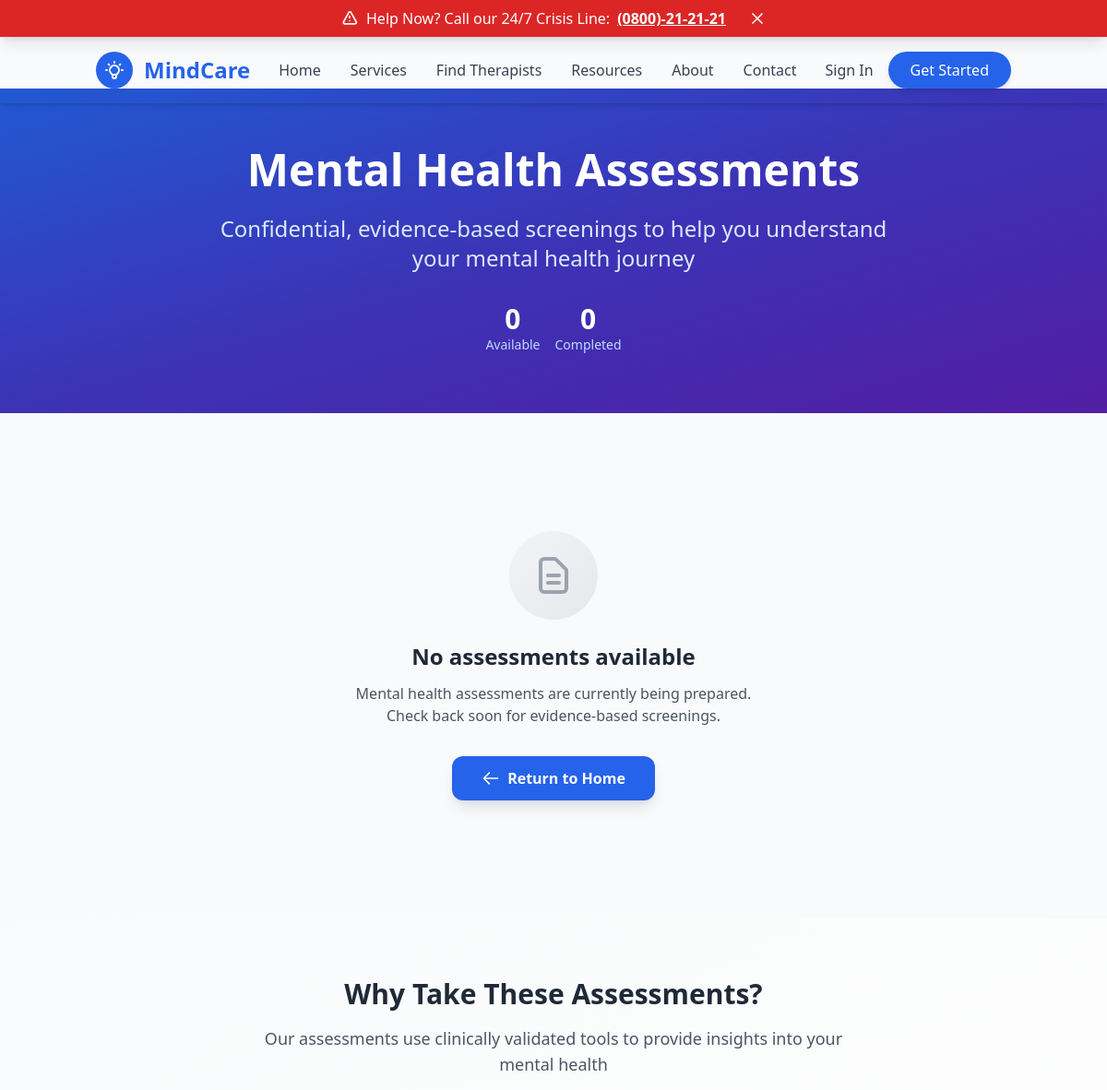
The page /assessments/ (upper part) on the database as committed earlier.
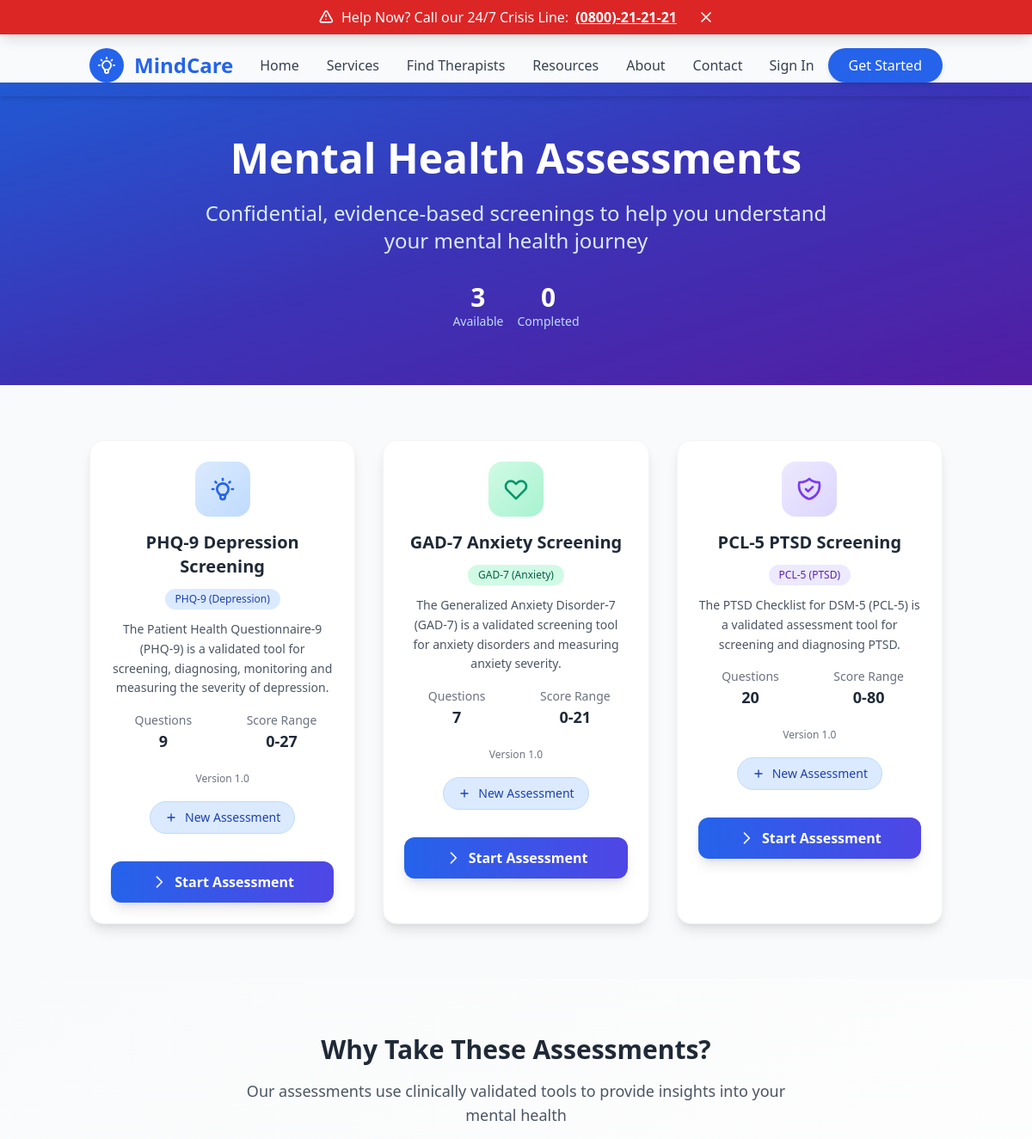
The same page on the database as committed later.
### assessments/models.py (models this page shows, shortened)
class Assessment(models.Model):
    ASSESSMENT_TYPES = [
        ('phq9', 'PHQ-9 (Depression)'),
        ('gad7', 'GAD-7 (Anxiety)'),
        ('pcl5', 'PCL-5 (PTSD)'),
        ('custom', 'Custom Assessment'),
    ]
    title = models.CharField(max_length=200)
    description = models.TextField()
    assessment_type = models.CharField(max_length=20, choices=ASSESSMENT_TYPES)
    is_active = models.BooleanField(default=True)
    created_at = models.DateTimeField(auto_now_add=True)
    updated_at = models.DateTimeField(auto_now=True)
    version = models.CharField(max_length=10, default='1.0')
    min_score = models.IntegerField(default=0)
    max_score = models.IntegerField(default=27)  # Default for PHQ-9

### assessments/views.py (the view)
# urls.py: path('', views.assessment_list, name='assessment_list'),
def assessment_list(request):
    assessments = Assessment.objects.filter(is_active=True)
    completed_ids = []
    if request.user.is_authenticated:
        completed_ids = list(
            AssessmentResponse.objects.filter(user=request.user)
            .values_list('assessment_id', flat=True)
        )
    return render(request, 'assessments/assessment_list.html', {
        'assessments': assessments,
        'completed_forms': completed_ids
    })

### templates/assessments/assessment_list.html (shortened to what this page needs)
{% extends 'base.html' %}
{% block content %}
<section class="bg-gradient-to-br from-blue-600 via-indigo-700 to-purple-800 py-16 relative overflow-hidden">
    <div class="absolute inset-0 bg-black opacity-10"></div>
    <div class="container mx-auto px-4 relative z-10">
        <div class="text-center text-white">
            <h1 class="text-4xl md:text-5xl font-bold mb-6 leading-tight">
                Mental Health Assessments
            </h1>
            <p class="text-xl md:text-2xl text-blue-100 max-w-3xl mx-auto mb-8">
                Confidential, evidence-based screenings to help you understand your mental health journey
            </p>
            <div class="flex justify-center space-x-4">
                <div class="text-center">
                    <div class="text-3xl font-bold">{{ assessments.count }}</div>
                    <div class="text-sm text-blue-200">Available</div>
                </div>
                <div class="text-center">
                    <div class="text-3xl font-bold">{{ completed_forms|length }}</div>
                    <div class="text-sm text-blue-200">Completed</div>
                </div>
            </div>
        </div>
    </div>
</section>
<section class="py-16">
    <div class="container mx-auto px-4">
        {% if assessments %}
            <div class="grid grid-cols-1 md:grid-cols-2 lg:grid-cols-3 gap-8">
                {% for assessment in assessments %}
                    <div class="group bg-white rounded-2xl shadow-lg hover:shadow-2xl transition-all duration-300 overflow-hidden border border-gray-100 hover:-translate-y-1">
                        <div class="p-6 pb-0">
                            <div class="w-16 h-16 rounded-2xl flex items-center justify-center mx-auto mb-4
                                {% if assessment.assessment_type == 'phq9' %}bg-gradient-to-br from-blue-100 to-blue-200
                                {% elif assessment.assessment_type == 'gad7' %}bg-gradient-to-br from-green-100 to-green-200
                                {% elif assessment.assessment_type == 'pcl5' %}bg-gradient-to-br from-purple-100 to-purple-200
                                {% else %}bg-gradient-to-br from-gray-100 to-gray-200{% endif %}">
                                {% if assessment.assessment_type == 'phq9' %}
                                    <svg class="w-8 h-8 text-blue-600" fill="none" stroke="currentColor" viewBox="0 0 24 24">
                                        <path stroke-linecap="round" stroke-linejoin="round" stroke-width="2" d="M9.663 17h4.673M12 3v1m6.364 1.636l-.707.707M21 12h-1M4 12H3m3.343-5.657l-.707-.707m2.828 9.9a5 5 0 117.072 0l-.548.547A3.374 3.374 0 0014 18.469V19a2 2 0 11-4 0v-.531c0-.895-.356-1.754-.988-2.386l-.548-.547z"></path>
                                    </svg>
                                {% elif assessment.assessment_type == 'gad7' %}
                                    <svg class="w-8 h-8 text-green-600" fill="none" stroke="currentColor" viewBox="0 0 24 24">
                                        <path stroke-linecap="round" stroke-linejoin="round" stroke-width="2" d="M4.318 6.318a4.5 4.5 0 000 6.364L12 20.364l7.682-7.682a4.5 4.5 0 00-6.364-6.364L12 7.636l-1.318-1.318a4.5 4.5 0 00-6.364 0z"></path>
                                    </svg>
                                {% endif %}
                            </div>
                            <h3 class="text-xl font-bold text-gray-800 mb-3 text-center group-hover:text-blue-600 transition-colors">
                                {{ assessment.title }}
                            </h3>
                            <div class="flex justify-center mb-3">
                                <span class="inline-flex items-center px-3 py-1 rounded-full text-xs font-medium
                                    {% if assessment.assessment_type == 'phq9' %}bg-blue-100 text-blue-800
                                    {% elif assessment.assessment_type == 'gad7' %}bg-green-100 text-green-800
                                    {% elif assessment.assessment_type == 'pcl5' %}bg-purple-100 text-purple-800
                                    {% else %}bg-gray-100 text-gray-800{% endif %}">
                                    {{ assessment.get_assessment_type_display }}
                                </span>
                            </div>
                            <p class="text-gray-600 text-center text-sm leading-relaxed mb-4 min-h-[3rem]">
                                {{ assessment.description|truncatewords:20 }}
                            </p>
                        </div>
                        <div class="px-6 pb-4">
                            <div class="grid grid-cols-2 gap-4 mb-4">
                                <div class="text-center">
                                    <div class="text-sm text-gray-500">Questions</div>
                                    <div class="text-lg font-semibold text-gray-800">{{ assessment.questions.count }}</div>
                                </div>
                                <div class="text-center">
                                    <div class="text-sm text-gray-500">Score Range</div>
                                    <div class="text-lg font-semibold text-gray-800">{{ assessment.min_score }}-{{ assessment.max_score }}</div>
                                </div>
                            </div>
                            <div class="text-center mb-4">
                                <span class="text-xs text-gray-500">Version {{ assessment.version }}</span>
                            </div>
                            <div class="flex justify-center mb-4">
                                {% if assessment.id in completed_forms %}
                                    <span class="inline-flex items-center px-4 py-2 rounded-full text-sm font-medium bg-green-100 text-green-800 border border-green-200">
                                        <svg class="w-4 h-4 mr-2" fill="none" stroke="currentColor" viewBox="0 0 24 24">
                                            <path stroke-linecap="round" stroke-linejoin="round" stroke-width="2" d="M9 12l2 2 4-4"></path>
                                        </svg>
                                        Completed
                                    </span>
                                {% else %}
                                    <span class="inline-flex items-center px-4 py-2 rounded-full text-sm font-medium bg-blue-100 text-blue-800 border border-blue-200">
                                        <svg class="w-4 h-4 mr-2" fill="none" stroke="currentColor" viewBox="0 0 24 24">
                                            <path stroke-linecap="round" stroke-linejoin="round" stroke-width="2" d="M12 6v6m0 0v6m0-6h6m-6 0H6"></path>
                                        </svg>
                                        New Assessment
                                    </span>
                                {% endif %}
                            </div>
                        </div>
                        <div class="p-6 pt-0">
                            {% if assessment.id in completed_forms %}
                                {% comment %}
                                Note: This should link to the specific response, but we need the response_id, not the assessment_id.
                                For now, we'll link to the user's results page or modify the URL pattern.
                                {% endcomment %}
                                <a href="{% url 'assessments:user_results' %}"
                                   class="inline-block w-full bg-gradient-to-r from-blue-50 to-blue-100 text-blue-700 px-6 py-3 rounded-xl hover:from-blue-100 hover:to-blue-200 transition-all duration-200 font-semibold text-center border border-blue-200 hover:border-blue-300 group">
                                    <span class="flex items-center justify-center">
                                        <svg class="w-5 h-5 mr-2 group-hover:scale-110 transition-transform" fill="none" stroke="currentColor" viewBox="0 0 24 24">
                                            <path stroke-linecap="round" stroke-linejoin="round" stroke-width="2" d="M9 19v-6a2 2 0 00-2-2H5a2 2 0 00-2 2v6a2 2 0 002 2h2a2 2 0 002-2zm0 0V9a2 2 0 012-2h2a2 2 0 012 2v10m-6 0a2 2 0 002 2h2a2 2 0 002-2m0 0V5a2 2 0 012-2h2a2 2 0 012 2v14a2 2 0 01-2 2h-2a2 2 0 01-2-2z"></path>
                                        </svg>
                                        View Results
                                    </span>
                                </a>
                            {% else %}
                                <a href="{% url 'assessments:take_assessment' assessment.id %}"
                                   class="inline-block w-full bg-gradient-to-r from-blue-600 to-indigo-600 text-white px-6 py-3 rounded-xl hover:from-blue-700 hover:to-indigo-700 transition-all duration-200 font-semibold text-center shadow-lg hover:shadow-xl group">
                                    <span class="flex items-center justify-center">
                                        <svg class="w-5 h-5 mr-2 group-hover:scale-110 transition-transform" fill="none" stroke="currentColor" viewBox="0 0 24 24">
                                            <path stroke-linecap="round" stroke-linejoin="round" stroke-width="2" d="M9 5l7 7-7 7"></path>
                                        </svg>
                                        Start Assessment
                                    </span>
                                </a>
                            {% endif %}
                        </div>
                    </div>
                {% endfor %}
            </div>
        {% else %}
            <div class="text-center py-16">
                <div class="w-24 h-24 bg-gradient-to-br from-gray-100 to-gray-200 rounded-full flex items-center justify-center mx-auto mb-6">
                    <svg class="w-12 h-12 text-gray-400" fill="none" stroke="currentColor" viewBox="0 0 24 24">
                        <path stroke-linecap="round" stroke-linejoin="round" stroke-width="2" d="M9 12h6m-6 4h6m2 5H7a2 2 0 01-2-2V5a2 2 0 012-2h5.586a1 1 0 01.707.293l5.414 5.414a1 1 0 01.293.707V19a2 2 0 01-2 2z"></path>
                    </svg>
                </div>
                <h3 class="text-2xl font-bold text-gray-800 mb-3">No assessments available</h3>
                <p class="text-gray-600 mb-8 max-w-md mx-auto">
                    Mental health assessments are currently being prepared. Check back soon for evidence-based screenings.
                </p>
                <a href="{% url 'home' %}" class="inline-flex items-center bg-blue-600 text-white px-8 py-3 rounded-xl hover:bg-blue-700 transition-all duration-200 font-semibold shadow-lg hover:shadow-xl">
                    <svg class="w-5 h-5 mr-2" fill="none" stroke="currentColor" viewBox="0 0 24 24">
                        <path stroke-linecap="round" stroke-linejoin="round" stroke-width="2" d="M10 19l-7-7m0 0l7-7m-7 7h18"></path>
                    </svg>
                    Return to Home
                </a>
            </div>
        {% endif %}
    </div>
</section>
<section class="py-16 bg-gradient-to-br from-gray-50 to-white">
    <div class="container mx-auto px-4">
        <div class="max-w-4xl mx-auto text-center">
            <h2 class="text-3xl font-bold text-gray-800 mb-4">Why Take These Assessments?</h2>
            <p class="text-lg text-gray-600 mb-12 max-w-2xl mx-auto">
                Our assessments use clinically validated tools to provide insights into your mental health
            </p>
        </div>
    </div>
</section>
{% endblock %}

Rows that differ between the two databases and show on the page:
added Assessment: title "PHQ-9 Depression Screening", assessment_type "PHQ-9 (Depression)", description "The Patient Health Questionnaire-9 (PHQ-9) is a validated tool for screening, diagnosing, monitoring and measuring the severity of depression.", questions.count "9", min_score "0", max_score "27", version "1.0", shows "New Assessment", shows "Start Assessment"
added Assessment: title "GAD-7 Anxiety Screening", assessment_type "GAD-7 (Anxiety)", description "The Generalized Anxiety Disorder-7 (GAD-7) is a validated screening tool for anxiety disorders and measuring anxiety severity.", questions.count "7", min_score "0", max_score "21", version "1.0", shows "New Assessment", shows "Start Assessment"
added Assessment: title "PCL-5 PTSD Screening", assessment_type "PCL-5 (PTSD)", description "The PTSD Checklist for DSM-5 (PCL-5) is a validated assessment tool for screening and diagnosing PTSD.", questions.count "20", min_score "0", max_score "80", version "1.0", shows "New Assessment", shows "Start Assessment"
Other text that changed with them:
{{ assessments.count }}: "0" → "3"
text no longer shown: "No assessments available Mental health assessments are currently being prepared. Check back soon for evidence-based screenings. Return to Home"
